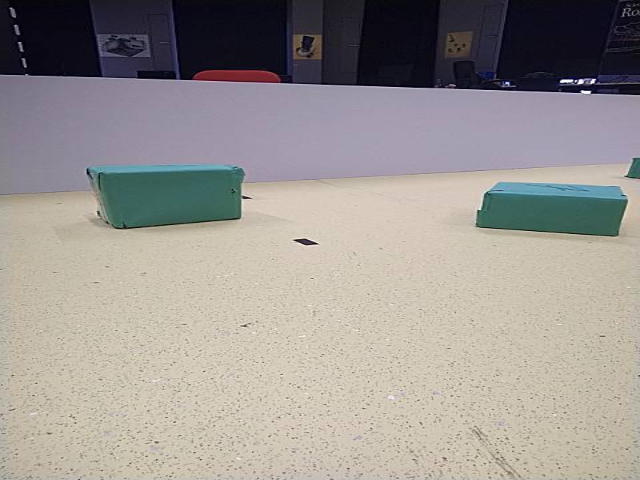
#> input picture bak/frame_org2.png, 640 x 480 px
$ jupyter execute camtest.ipynb
#> lines starting #> are read from the running program, lines starting #| are printed output that depends on the picture; after the words box and inside, x2 and y2 are one past the last pixel; in counts of white or black regions, pixels touching at a corner belong together
[cell 1]
import cv2
import numpy as np
from matplotlib import pyplot as plt

[cell 2]
img = cv2.imread('./frame_org2.png')#[...,::-1]
#> img is the input picture: shape (480, 640, 3); mean B, G, R 145.7, 149.9, 154.9
# img = cv2.imread('./real_life.png')#[...,::-1]

[cell 3]
plt.imshow(img)

[cell 4]
# Convert the image to HSV color space (Hue, Saturation, Value)
hsv_image = cv2.cvtColor(img, cv2.COLOR_BGR2HSV)
#> hsv_image: shape (480, 640, 3); mean H, S, V 61.8, 49.9, 161.3

# Define the color ranges for green, yellow, and white in HSV
lower_green = np.array([30, 40, 40])
upper_green = np.array([90, 255, 255])

lower_yellow = np.array([15, 100, 100])
upper_yellow = np.array([30, 255, 255])

# lower_white = np.array([0, 0, 128])
# upper_white = np.array([255, 30, 255])
lower_blue = np.array([133, 145, 149])
upper_blue = np.array([156, 165, 168])
# Create masks for each color
mask_green = cv2.inRange(hsv_image, lower_green, upper_green)
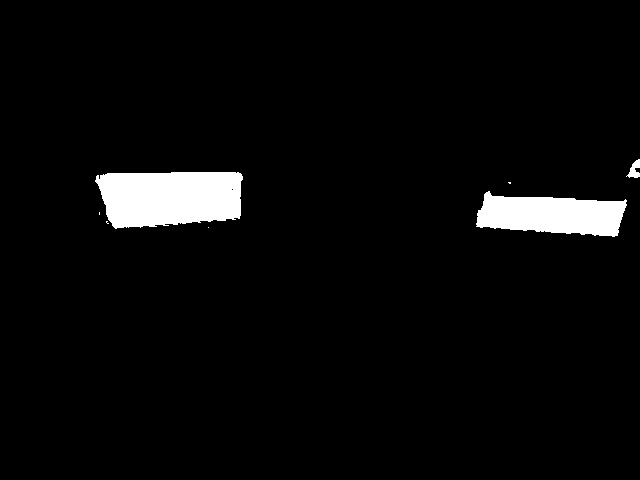
#> mask_green: shape (480, 640); 3.9% white; 7 white regions (4 under 20 px), largest, box (x1, y1, x2, y2) and area: (95, 172, 243, 229) 7100, (476, 191, 627, 237) 4868, (626, 159, 640, 178) 143
mask_yellow = cv2.inRange(hsv_image, lower_yellow, upper_yellow)
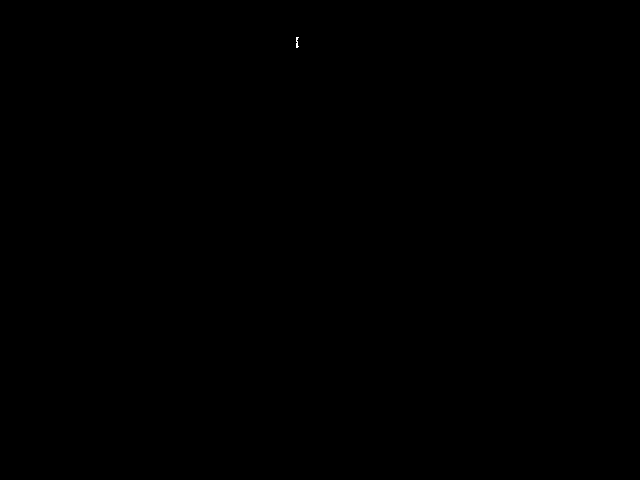
#> mask_yellow: shape (480, 640); 0.01% white in thin lines or dots, all inside (x1, y1, x2, y2) = (296, 37, 299, 48)
mask_blue = cv2.inRange(hsv_image, lower_blue, upper_blue)
#> mask_blue: shape (480, 640); every value is 0
#mask_white = cv2.inRange(hsv_image, lower_white, upper_white)

# Set the corresponding color values for each mask
img[mask_green > 0] = [0, 255, 0]       # Green cubes
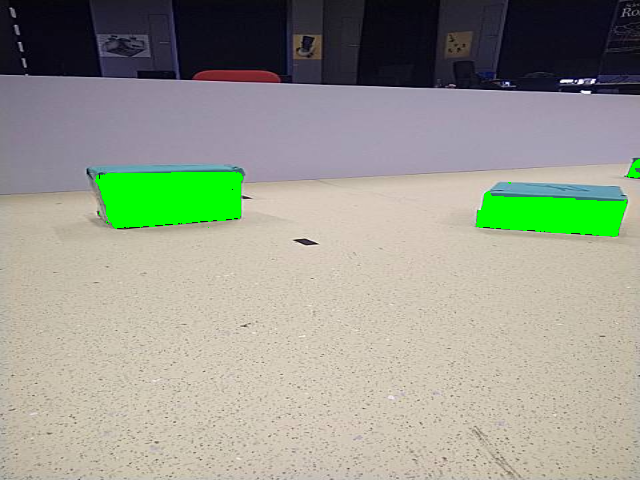
#> img: shape (480, 640, 3); 3.95% of pixels changed, all inside (x1, y1, x2, y2) = (95, 159, 640, 237)
img[mask_yellow > 0] = [0, 0, 0]      # Yellow floor
#> img: shape (480, 640, 3); 0.01% of pixels changed, all inside (x1, y1, x2, y2) = (296, 37, 299, 48)
img[mask_blue > 0] = [0,0,0]

#img[mask_white > 0] = [255, 255, 255]   # White walls

[cell 5]
plt.imshow(img)

[cell 6]
# Create a mask for the green color
mask_green = cv2.inRange(hsv_image, lower_green, upper_green)

# Find contours in the mask
contours, _ = cv2.findContours(mask_green, cv2.RETR_EXTERNAL, cv2.CHAIN_APPROX_SIMPLE)
#> contours = 7 contours, 4 with area under 20; largest, box (x1, y1, x2, y2) and area: (95, 172, 243, 229) 6904, (476, 191, 627, 237) 4690, (626, 159, 640, 178) 114
points = []
# Draw contours on the original image and calculate centroids
for contour in contours:
    # Calculate the centroid of the contour
    M = cv2.moments(contour)
    if M["m00"] != 0:
        cx = int(M["m10"] / M["m00"])
        cy = int(M["m01"] / M["m00"])

        points.append([cx,cy])
        # Draw the centroid on the image
        cv2.circle(img, (cx, cy), 5, (255, 0, 0), -1)  # Red circle

        # Print the centroid coordinates
        print(f"Green region at ({cx}, {cy})")
#> this loop made 7 passes
#> (contour, cx, cy) on pass 5: ([[508, 182], [509, 183], [510, 183], [510, 182]], 509, 182)
#> (cx, cy) on passes 2, 4, 6, 7: (106, 221), (551, 214), (169, 197), (634, 169)
#| Green region at (106, 221)
#| Green region at (551, 214)
#| Green region at (509, 182)
#| Green region at (169, 197)
#| Green region at (634, 169)
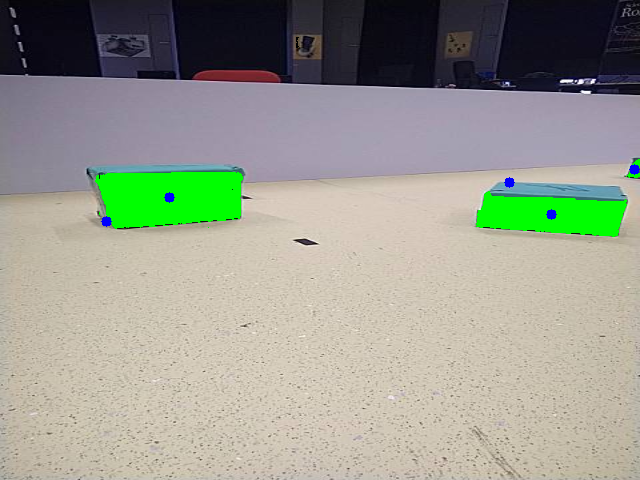
#> img: shape (480, 640, 3); mean B, G, R 142.5, 155.8, 152.6
#> after the loop, points = [[106, 221], [551, 214], [509, 182], [169, 197], [634, 169]]

$ run again, with bak/frame_9.png copied over bak/frame_org2.png
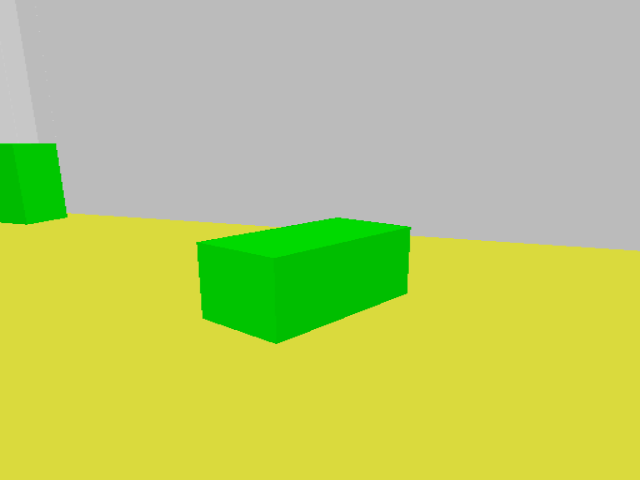
#> input picture bak/frame_9.png, 640 x 480 px
#> img is the input picture: shape (480, 640, 3); mean B, G, R 114.3, 202.1, 186.1
#> hsv_image: shape (480, 640, 3); mean H, S, V 18.6, 104.9, 202.1
#> `mask_green = cv2.inRange(hsv_image, lower_green, upper_green)`:
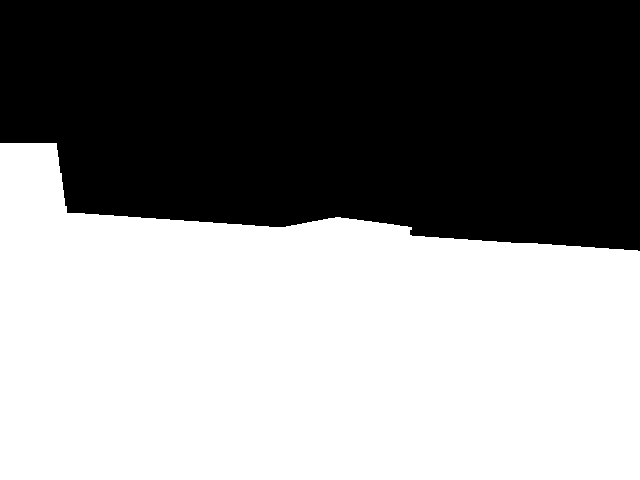
#> mask_green: shape (480, 640); 53.9% white; 1 black region, box (x1, y1, x2, y2) and area: (0, 0, 640, 251) 141510
#> mask_yellow: shape (480, 640); 45.6% white; 1 white region
#> mask_blue: shape (480, 640); every value is 0
#> `img[mask_yellow > 0] = [0, 0, 0]`:
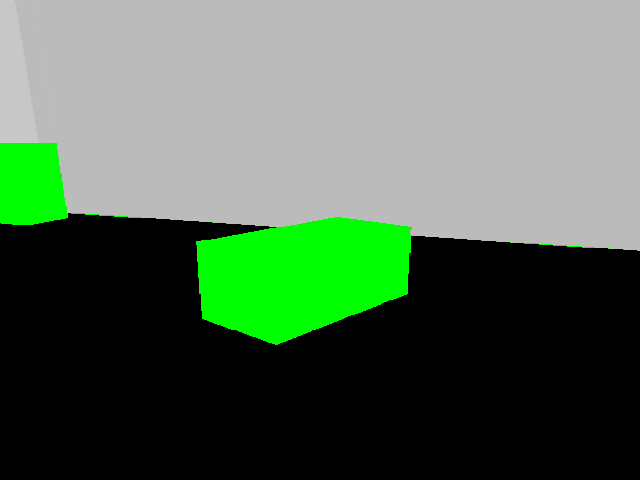
#> img: shape (480, 640, 3); mean B, G, R 86.3, 107.5, 86.3
#> contours = 1 contour; box (x1, y1, x2, y2) and area: (0, 143, 640, 480) 164732
#> the loop `for contour in contours:` made 1 pass
#> (cx, cy) on pass 1: (303, 348)
#> (printed output is left out)
#> after the loop `for contour in contours:`: points = [[303, 348]]

$ run again, with bak/frame_org.png copied over bak/frame_org2.png
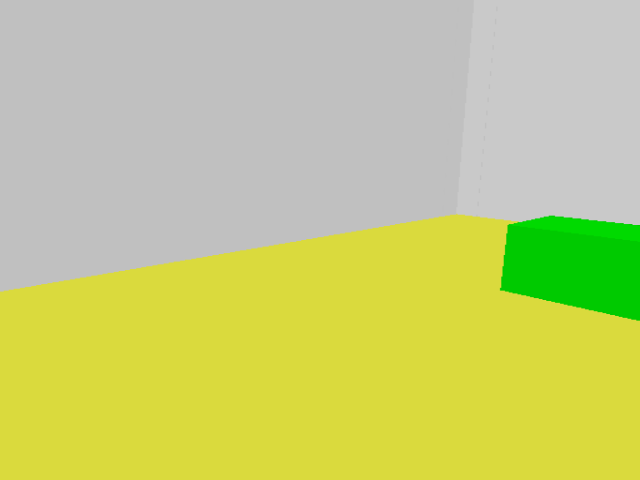
#> input picture bak/frame_org.png, 640 x 480 px
#> img is the input picture: shape (480, 640, 3); mean B, G, R 126.2, 205.4, 197.7
#> hsv_image: shape (480, 640, 3); mean H, S, V 16, 93.4, 205.4
#> `mask_green = cv2.inRange(hsv_image, lower_green, upper_green)`:
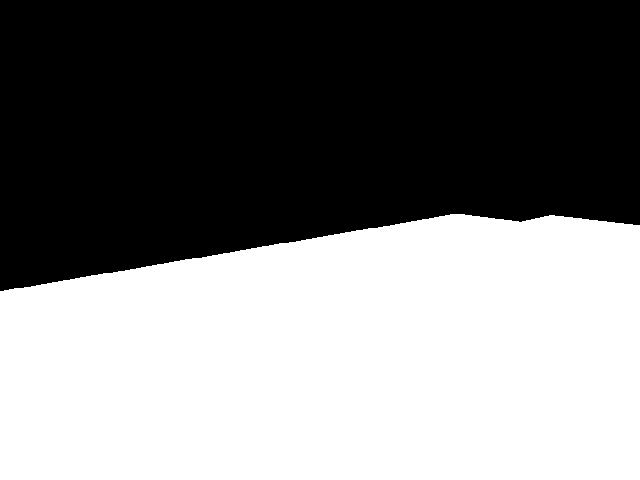
#> mask_green: shape (480, 640); 49.4% white; 1 white region, box (x1, y1, x2, y2) and area: (0, 214, 640, 480) 151731
#> mask_yellow: shape (480, 640); 45.5% white; 1 white region
#> mask_blue: shape (480, 640); every value is 0
#> `img[mask_yellow > 0] = [0, 0, 0]`:
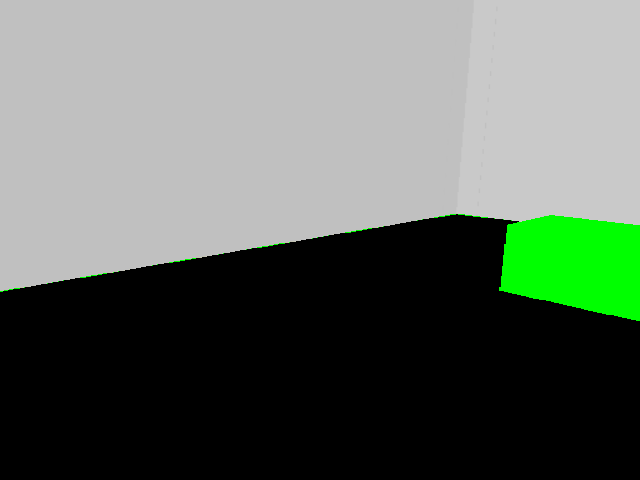
#> img: shape (480, 640, 3); mean B, G, R 98.3, 108.2, 98.3
#> contours = 1 contour; box (x1, y1, x2, y2) and area: (0, 214, 640, 480) 150870
#> the loop `for contour in contours:` made 1 pass
#> (cx, cy) on pass 1: (337, 359)
#> (printed output is left out)
#> after the loop `for contour in contours:`: points = [[337, 359]]
